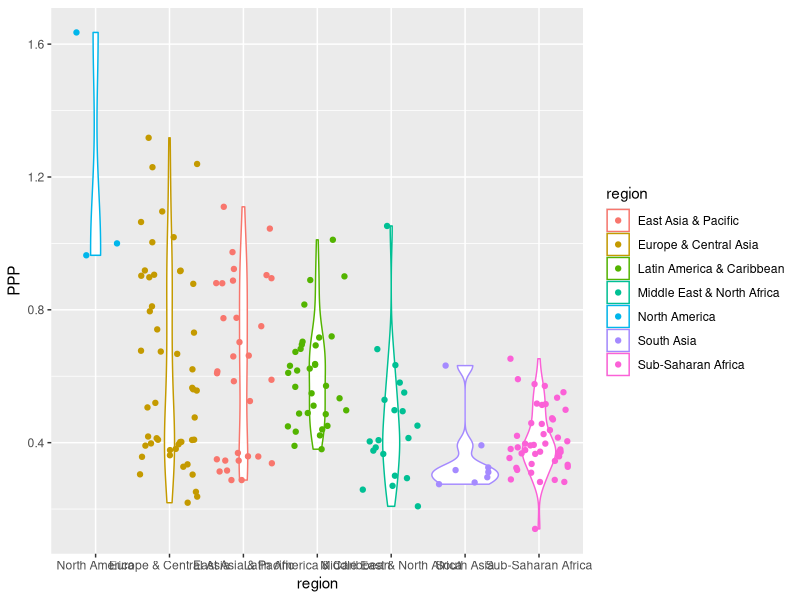
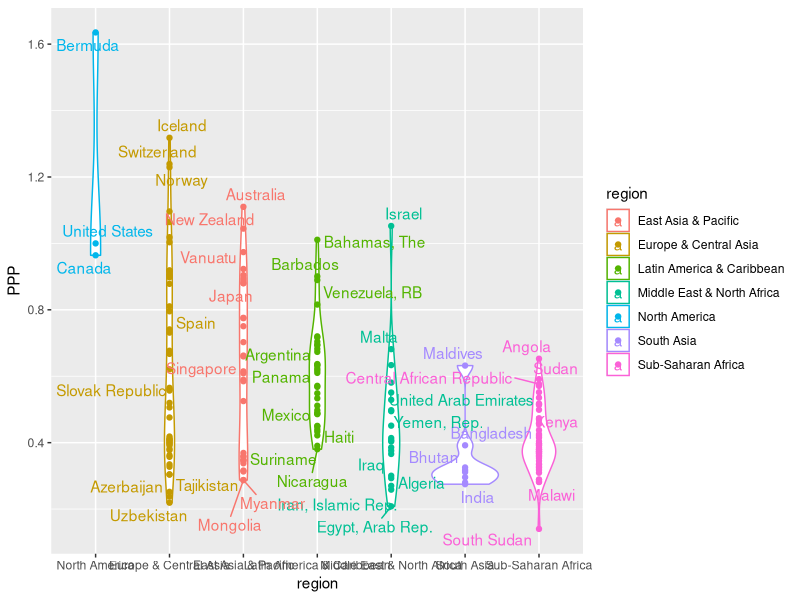
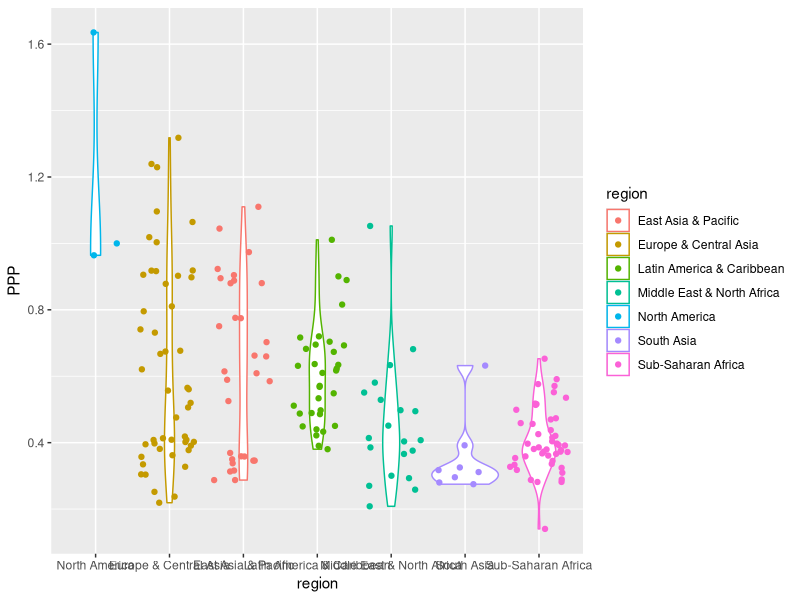
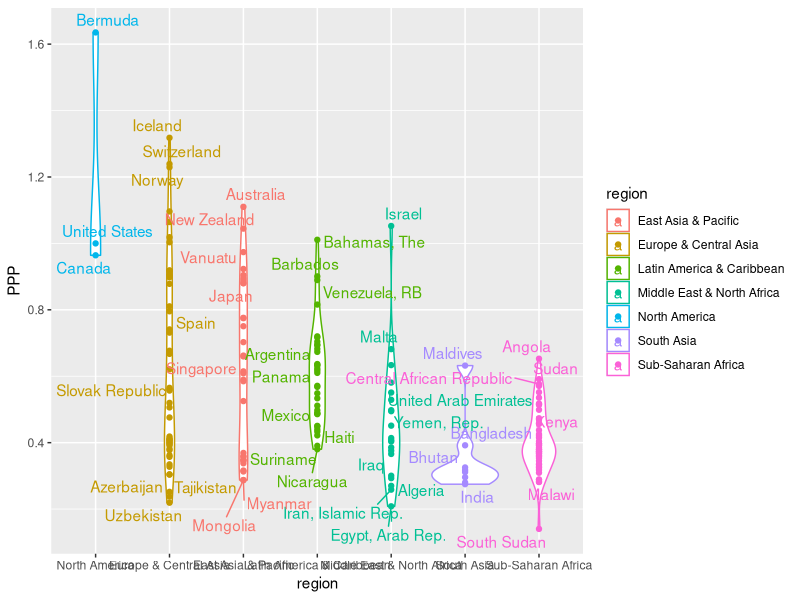

The R script that drew these images, in order:
library(ggplot2)
library(ggrepel)

data <- read.csv("PPP.csv")
names(data) <-c("country", "region", "PPP", "labels")

ggplot(data, aes(x=region, y=PPP, color=region)) +
    geom_violin() +
    geom_jitter() +
    scale_x_discrete(limits=c(
        "North America",
         "Europe & Central Asia",
         "East Asia & Pacific",
         "Latin America & Caribbean",
         "Middle East & North Africa",
         "South Asia",
         "Sub-Saharan Africa"
     ))

ggsave("jitter.png", width=50, height=25, units="cm")


ggplot(data, aes(x=region, y=PPP, color=region)) +
    geom_violin() +
    geom_point() +
    scale_x_discrete(limits=c(
        "North America",
         "Europe & Central Asia",
         "East Asia & Pacific",
         "Latin America & Caribbean",
         "Middle East & North Africa",
         "South Asia",
         "Sub-Saharan Africa"
     )) +
    geom_text_repel(aes(label=labels))

ggsave("names.png", width=50, height=25, units="cm")
